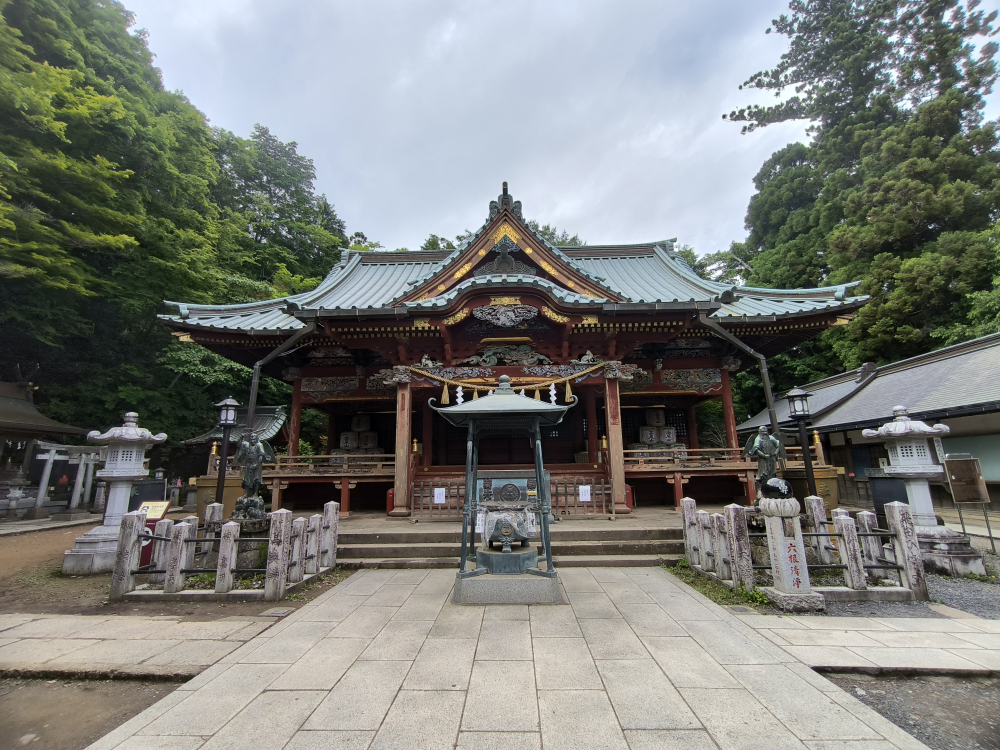
#> input picture image_aut/database/hondo1.jpg, 4000 x 3000 px (shown at 1/4 size)
$ python -i utils.py   (imports and definitions only)
#> lines starting #> are read from the running program, lines starting #| are printed output that depends on the picture; after the words box and inside, x2 and y2 are one past the last pixel; in counts of white or black regions, pixels touching at a corner belong together
#> further down, picture is the input picture: shape (3000, 4000, 3); mean B, G, R 120.8, 125.5, 123.4
import cv2
import numpy as np

def resize_image(image, size=(256, 256)):
    """画像を指定サイズにリサイズ"""
    return cv2.resize(image, size)

def denoise_image(image):
    """ノイズ除去（ガウシアンブラー）"""
    return cv2.GaussianBlur(image, (5, 5), 0)

def normalize_image(image):
    """画像を0-1に正規化"""
    return image.astype(np.float32) / 255.0

def crop_main_object(image):
    """画像から主なオブジェクト領域を自動で切り出す（最大輪郭抽出）"""
    gray = cv2.cvtColor(image, cv2.COLOR_BGR2GRAY) if len(image.shape) == 3 else image
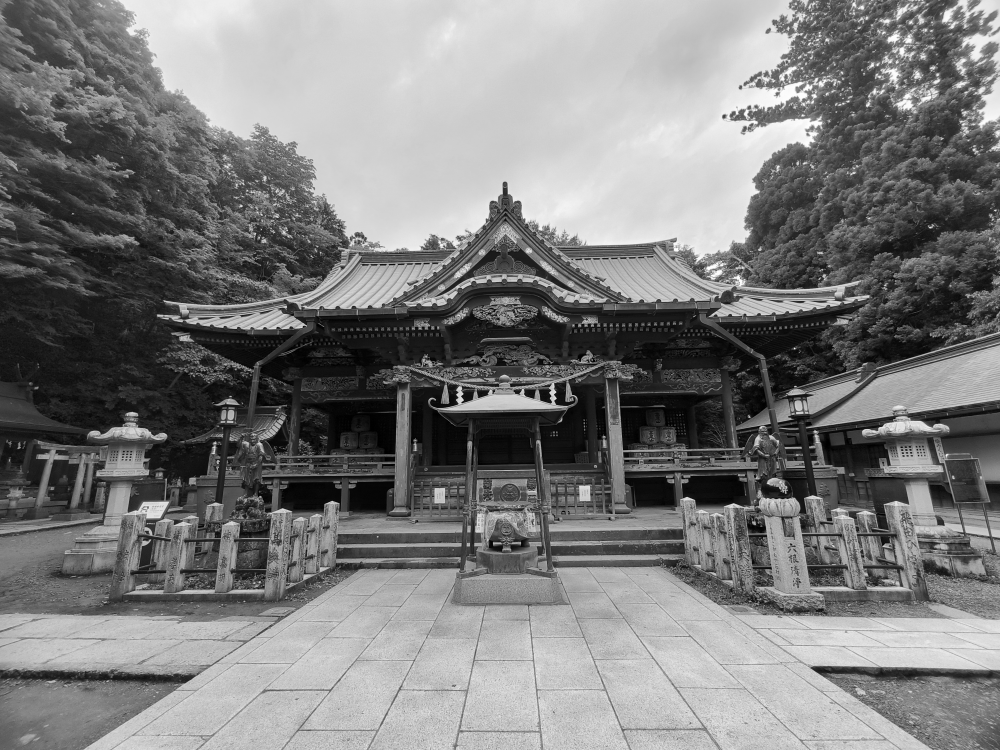
#> gray: shape (3000, 4000) (shown at 1/4 size); min 0, max 255, mean 124.3
    blur = cv2.GaussianBlur(gray, (5, 5), 0)
    _, thresh = cv2.threshold(blur, 0, 255, cv2.THRESH_BINARY + cv2.THRESH_OTSU)
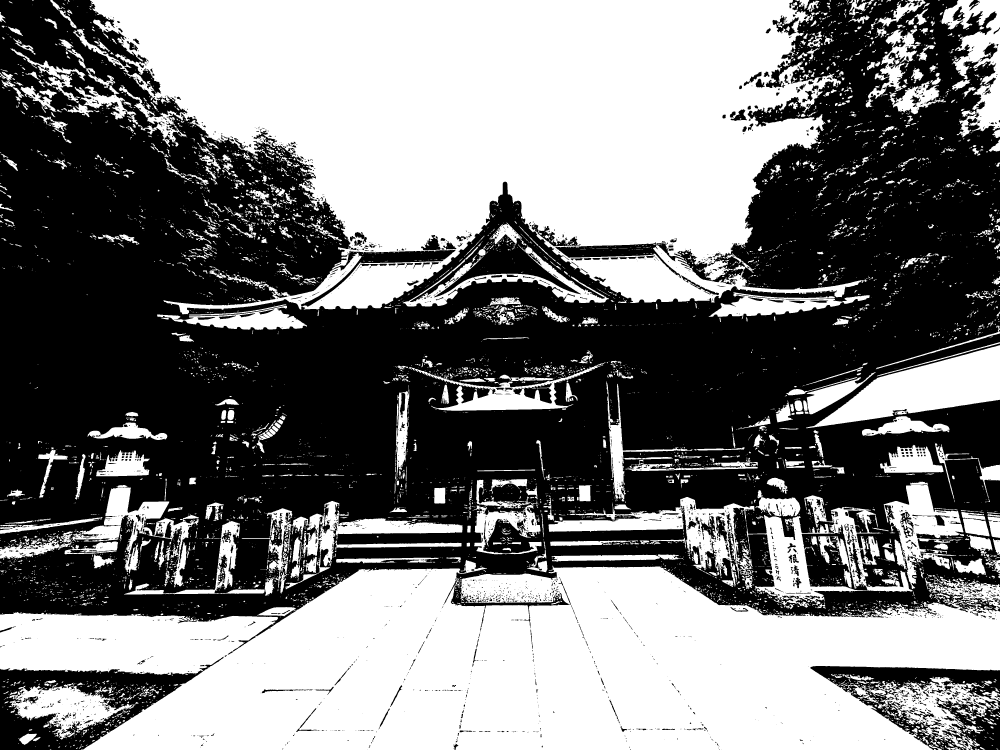
#> thresh: shape (3000, 4000) (shown at 1/4 size); 48.2% white; 6948 white regions (4612 under 20 px)
    contours, _ = cv2.findContours(thresh, cv2.RETR_EXTERNAL, cv2.CHAIN_APPROX_SIMPLE)
#> contours = 6743 contours, 5097 with area under 20; largest, box (x1, y1, x2, y2) and area: (360, 0, 3469, 1238) 2359495, (0, 2240, 4000, 3000) 2075070, (2985, 1981, 3651, 2423) 125613, (3224, 1381, 4000, 1713) 112035, (2194, 1988, 3018, 2357) 73382
    if not contours:
        return image  # 輪郭が見つからなければ元画像を返す
    # 最大輪郭を取得
    c = max(contours, key=cv2.contourArea)
#> c = contour of 10084 points, box (x1, y1, x2, y2) (360, 0, 3469, 1238), area 2359495
    x, y, w, h = cv2.boundingRect(c)
#> x = 360; y = 0; w = 3109; h = 1238
    cropped = image[y:y+h, x:x+w]
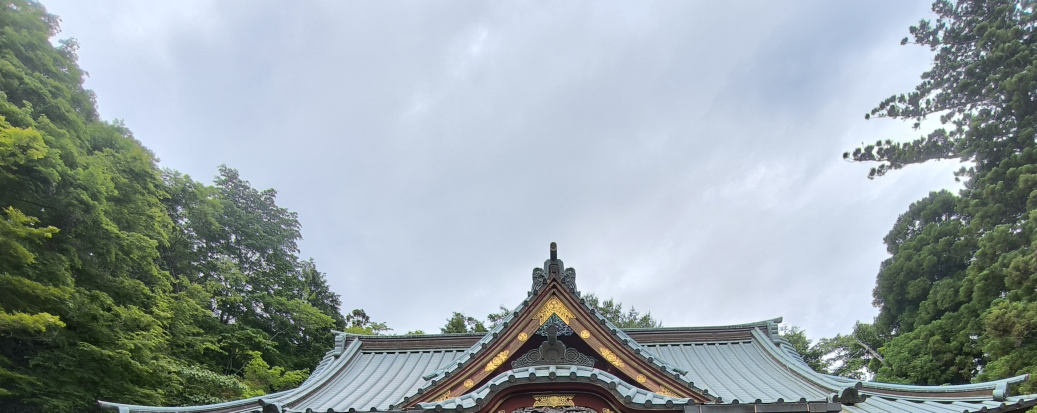
#> cropped: shape (1238, 3109, 3) (shown at 1/3 size); mean B, G, R 167, 164.1, 152.8
    return cropped

>>> import cv2
>>> picture = cv2.imread('database/hondo1.jpg')
>>> result = crop_main_object(picture)

$ run again, on image_aut/database/top2.jpg
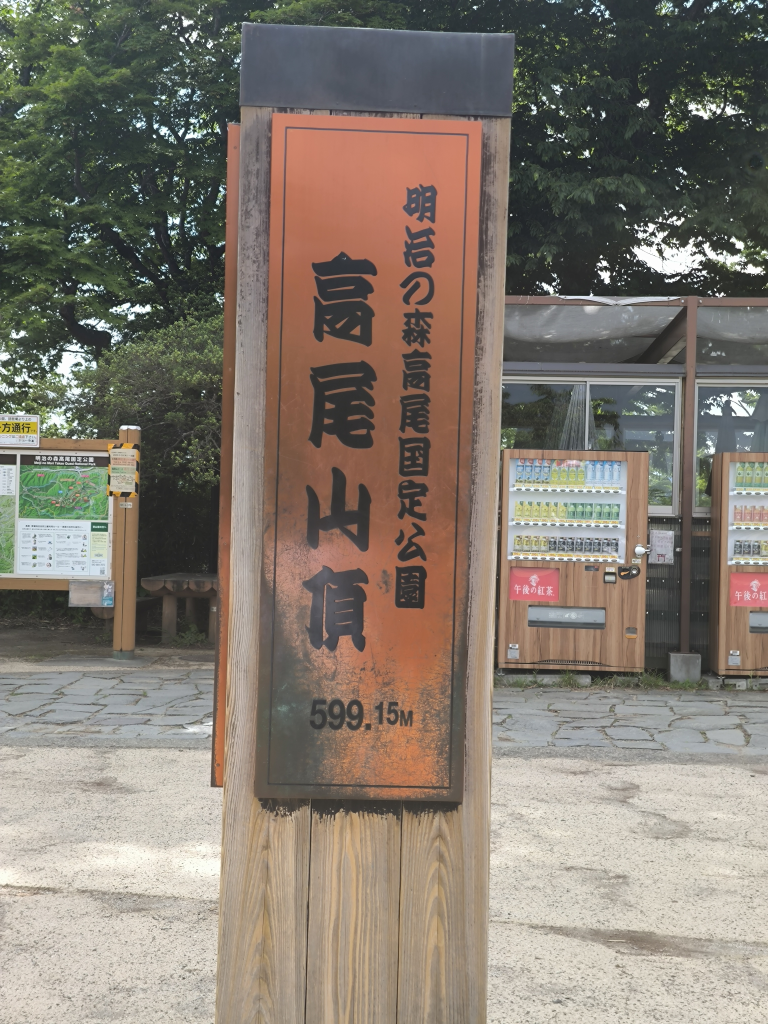
#> input picture image_aut/database/top2.jpg, 3072 x 4096 px (shown at 1/4 size)
#> picture is the input picture: shape (4096, 3072, 3); mean B, G, R 112.2, 122.7, 131.6
#> in crop_main_object, `_, thresh = cv2.threshold(blur, 0, 255, cv2.THRESH_BINARY + cv2.THRESH..`:
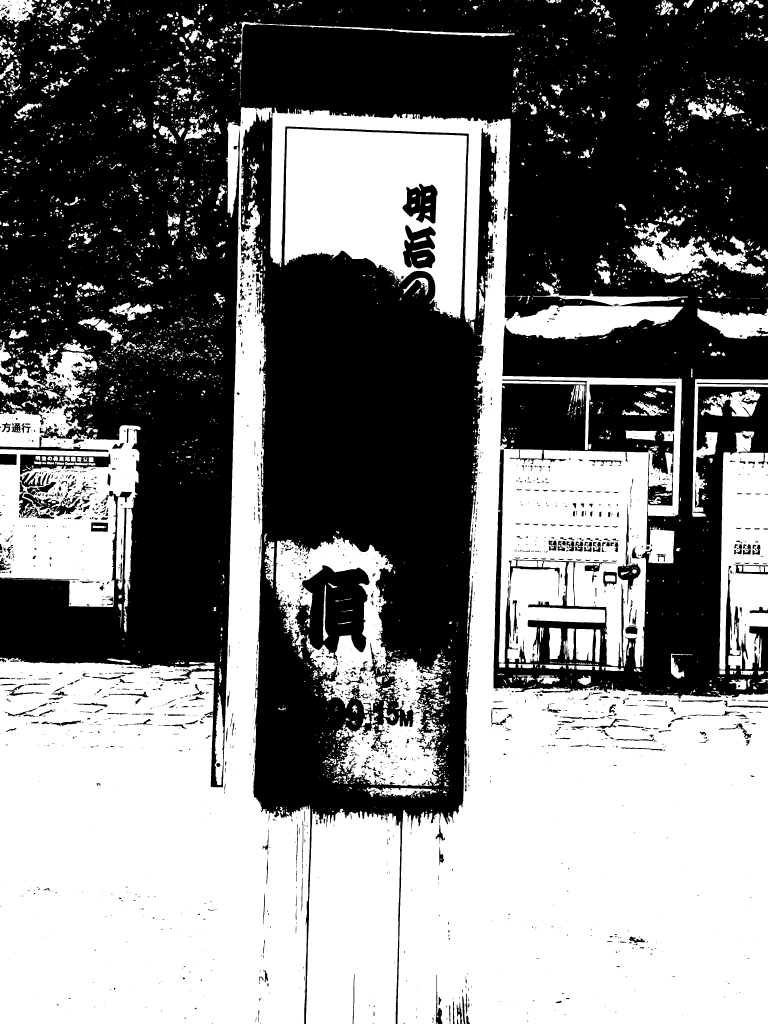
#> thresh: shape (4096, 3072) (shown at 1/4 size); 49.4% white; 4486 white regions (2693 under 20 px)
#> contours = 4379 contours, 3050 with area under 20; largest, box (x1, y1, x2, y2) and area: (0, 428, 3072, 4096) 4502203, (1137, 514, 1868, 1276) 396068, (0, 1701, 563, 2530) 301768, (1224, 3235, 1602, 4096) 296478, (1103, 2143, 1785, 3144) 233306
#> c = contour of 12526 points, box (x1, y1, x2, y2) (0, 428, 3072, 4096), area 4502203
#> x = 0; y = 428; w = 3072; h = 3668
#> in crop_main_object, `cropped = image[y:y+h, x:x+w]`:
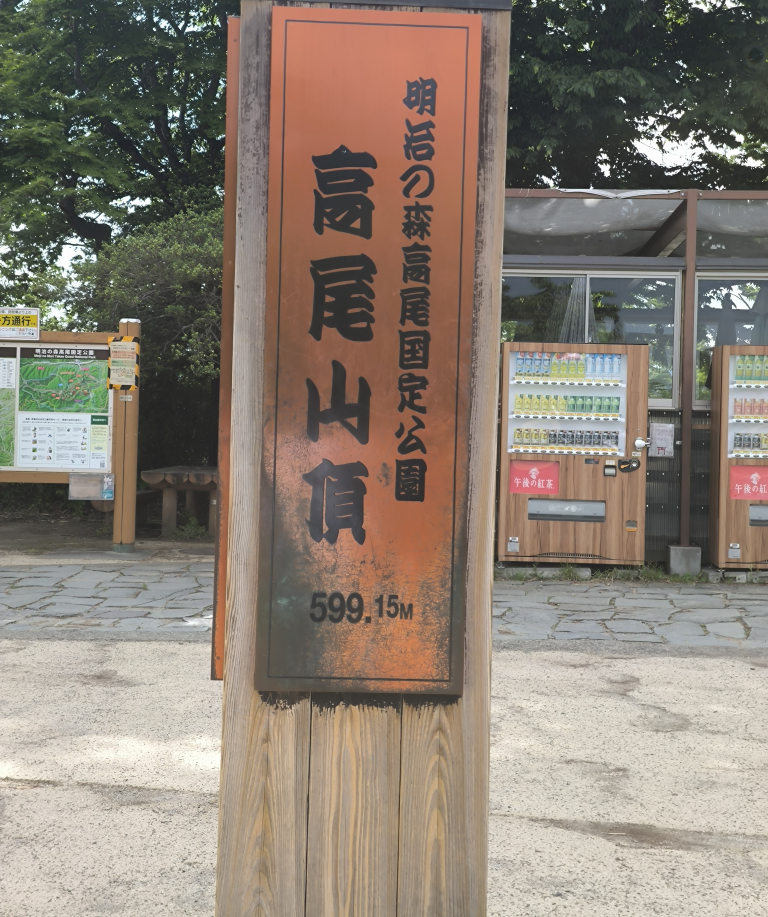
#> cropped: shape (3668, 3072, 3) (shown at 1/4 size); mean B, G, R 115.9, 127.3, 138.4
